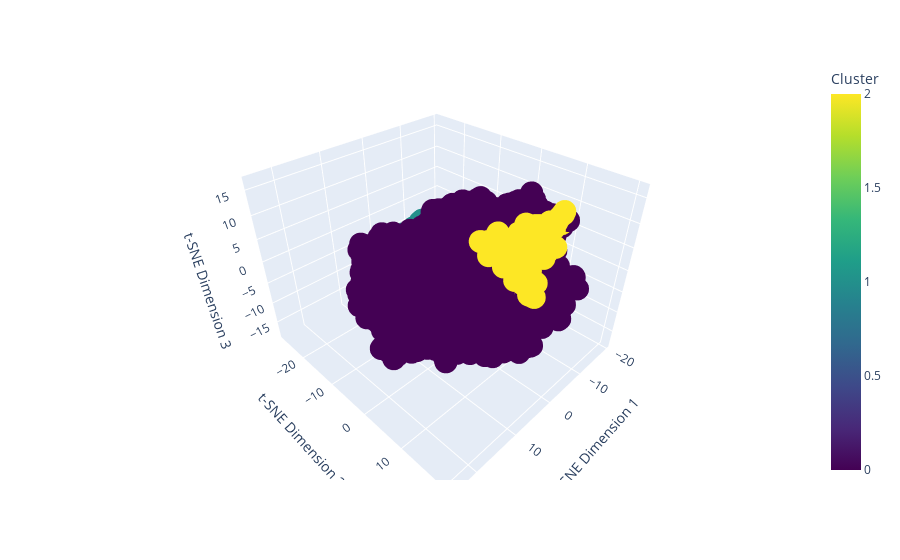

This figure's notebook cell:
### Markdown cell above
### Apply t-SNE to check the cluster behavior

### Code cell
# Apply t-SNE
tsne = TSNE(n_components=3, perplexity=20, learning_rate=500 , n_iter=1000, random_state=42)
tsne_results = tsne.fit_transform(data_scaled)

# Create a DataFrame with t-SNE results and cluster labels
tsne_df = pd.DataFrame({
    't-SNE1': tsne_results[:, 0],
    't-SNE2': tsne_results[:, 1],
    't-SNE3': tsne_results[:, 2],
    'Cluster': labels
})

# Plotting
plt.figure(figsize=(10, 8))
scatter = plt.scatter(tsne_df['t-SNE1'], tsne_df['t-SNE2'], c=tsne_df['Cluster'], cmap='viridis', s=50)
plt.title('t-SNE Plot of Building Energy Consumption Clusters')
plt.xlabel('t-SNE Dimension 1')
plt.ylabel('t-SNE Dimension 2')
plt.legend(handles=scatter.legend_elements()[0], labels=set(labels))
plt.colorbar(scatter, label='Cluster Label')
plt.show()


import plotly.express as px

# Plotting with Plotly
plt.figure(figsize=(15,15))
fig = px.scatter_3d(tsne_df, x='t-SNE1', y='t-SNE2', z='t-SNE3', color='Cluster',
                    labels={'t-SNE1': 't-SNE Dimension 1', 't-SNE2': 't-SNE Dimension 2', 't-SNE3': 't-SNE Dimension 3'},
                    color_continuous_scale='Viridis')
fig.show()

### Figure 1 — Plotly figure (JSON) as saved in the notebook; plotly's stock layout.template omitted (floating-point values rounded to 4 significant figures; data arrays with more than 128 entries replaced by an {"elided": "..."} marker saying what was removed)
{"data": [{"hovertemplate": "t-SNE Dimension 1=%{x}<br>t-SNE Dimension 2=%{y}<br>t-SNE Dimension 3=%{z}<br>Cluster=%{marker.color}<extra></extra>", "legendgroup": "", "marker": {"color": {"elided": "3639 int values"}, "coloraxis": "coloraxis", "symbol": "circle"}, "mode": "markers", "name": "", "scene": "scene", "showlegend": false, "type": "scatter3d", "x": {"elided": "3639 float values"}, "y": {"elided": "3639 float values"}, "z": {"elided": "3639 float values"}}], "layout": {"coloraxis": {"colorbar": {"title": {"text": "Cluster"}}, "colorscale": [[0, "#440154"], [0.1111, "#482878"], [0.2222, "#3e4989"], [0.3333, "#31688e"], [0.4444, "#26828e"], [0.5556, "#1f9e89"], [0.6667, "#35b779"], [0.7778, "#6ece58"], [0.8889, "#b5de2b"], [1, "#fde725"]]}, "legend": {"tracegroupgap": 0}, "margin": {"t": 60}, "scene": {"domain": {"x": [0, 1], "y": [0, 1]}, "xaxis": {"title": {"text": "t-SNE Dimension 1"}}, "yaxis": {"title": {"text": "t-SNE Dimension 2"}}, "zaxis": {"title": {"text": "t-SNE Dimension 3"}}}}}
